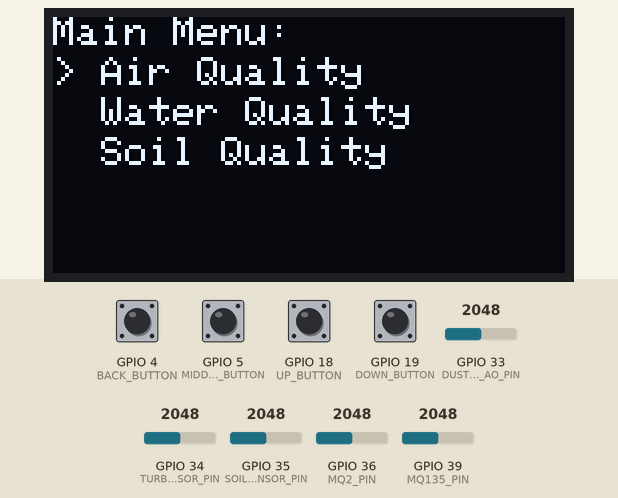
Recording of a sketch running on a simulated ESP32. On the bench: 128×64 one-colour display. The inputs (shaded band) are chosen by the test bench; at power-on: GPIO 4 (BACK_BUTTON), GPIO 5 (MIDDLE_BUTTON), GPIO 18 (UP_BUTTON), GPIO 19 (DOWN_BUTTON) HIGH, GPIO 33 (DUST_SENSOR_AO_PIN) = 2048, GPIO 34 (TURBIDITY_SENSOR_PIN) = 2048, GPIO 35 (SOIL_MOISTURE_SENSOR_PIN) = 2048, GPIO 36 (MQ2_PIN) = 2048, GPIO 39 (MQ135_PIN) = 2048. WiFi joins after 1.5 s; servers stay silent unless stated.

Above: at 6.1 s.
6.2 s: GPIO 19 (DOWN_BUTTON) pulled LOW for 1 s
At 6.38 s:
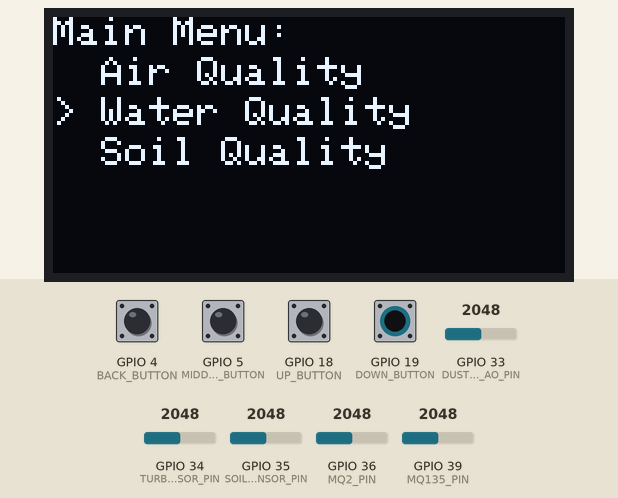
8.7 s: GPIO 18 (UP_BUTTON) pulled LOW for 1 s
At 8.88 s:
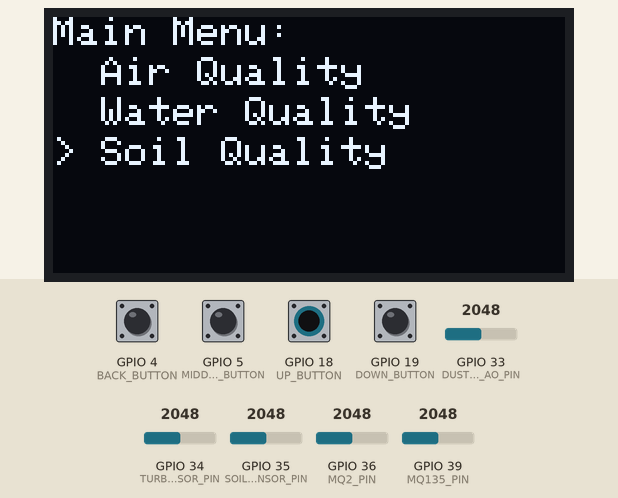
11.2 s: GPIO 5 (MIDDLE_BUTTON) pulled LOW for 0.15 s
At 12.5 s:
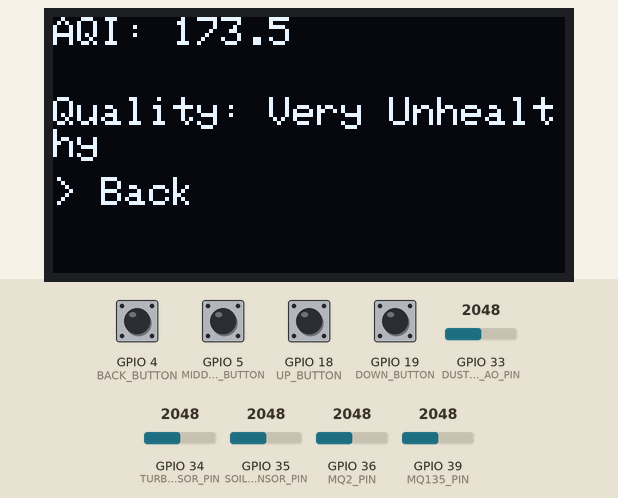
13.0 s: GPIO 33 (DUST_SENSOR_AO_PIN) set to 2866
At 14.7 s:
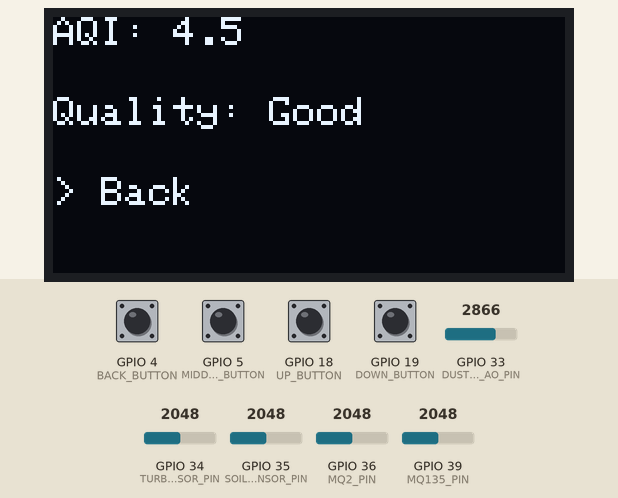
15.0 s: GPIO 33 (DUST_SENSOR_AO_PIN) set to 2356
16.8 s: GPIO 33 (DUST_SENSOR_AO_PIN) set to 2230
At 18.0 s:
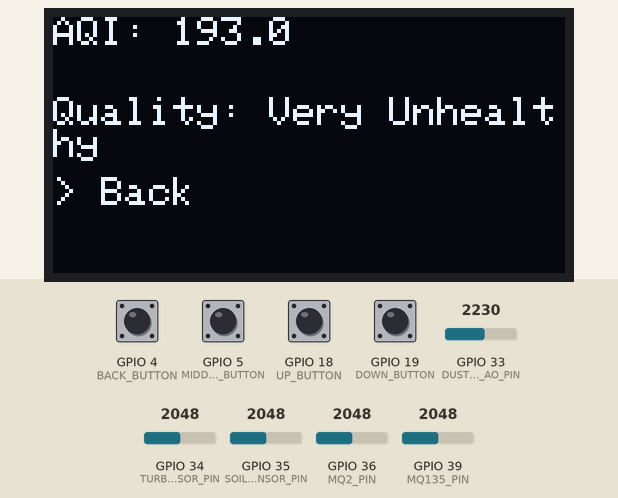
Timing chart, 0 to 19.8 s (numbered marks = the images above; inputs shaded):
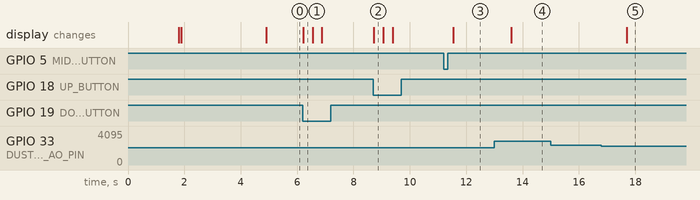

The sketch:

Env_Pollution_Detect_esp_32.ino
```cpp
#define BLYNK_TEMPLATE_ID "TMPL684fAqtpL"
#define BLYNK_TEMPLATE_NAME "Environmental Pollution Detection System"
#define BLYNK_AUTH_TOKEN "kOW5sSmJnb1Ij71p3ReKJvhI066o974l"

#define BLYNK_PRINT Serial
#include <WiFi.h>
#include <BlynkSimpleEsp32.h>

char auth[] = BLYNK_AUTH_TOKEN;

char ssid[] = "Amal";        // type your wifi name
char pass[] = "ap1484480@";  // type your wifi password

#include <SPI.h>
#include <Wire.h>
#include <Adafruit_GFX.h>
#include <Adafruit_SH110X.h>
#include "DHT.h"

// OLED Display Setup
#define i2c_Address 0x3c
#define SCREEN_WIDTH 128
#define SCREEN_HEIGHT 64
#define OLED_RESET -1
Adafruit_SH1106G display(SCREEN_WIDTH, SCREEN_HEIGHT, &Wire, OLED_RESET);

// Button Pins for Navigation
#define UP_BUTTON 18
#define DOWN_BUTTON 19
#define MIDDLE_BUTTON 5
#define BACK_BUTTON 4

// Variables for Menu Navigation
int currentMenu = 0;  // 0: Main Menu, 1: Air Quality, 2: Water Quality, 3: Soil Quality
int selectedSubPart = 0;

void setup() {
  // Initialize Serial Communication
  Serial.begin(115200);

  Blynk.begin(auth, ssid, pass);
  // Initialize OLED Display
  if (!display.begin(i2c_Address, true)) {
    while (true)
      ;  // Loop forever if display initialization fails
  }
  display.clearDisplay();
  display.setTextSize(1);
  display.setTextColor(SH110X_WHITE);
  display.display();

  showWelcomeScreen();  // Show Welcome Message

  // Initialize Buttons
  pinMode(UP_BUTTON, INPUT_PULLUP);
  pinMode(DOWN_BUTTON, INPUT_PULLUP);
  pinMode(MIDDLE_BUTTON, INPUT_PULLUP);
  pinMode(BACK_BUTTON, INPUT_PULLUP);

  // Show Main Menu
  showMainMenu();
}

void loop() {
  Blynk.run();

  // Continuous data transmission to Blynk cloud
  sendContinuousDataToBlynk();

  if (currentMenu == 0) {  // Main Menu Logic
    if (digitalRead(UP_BUTTON) == LOW) {
      selectedSubPart = max(0, selectedSubPart - 1);
      showMainMenu();
      delay(300);  // Debounce
    }

    if (digitalRead(DOWN_BUTTON) == LOW) {
      selectedSubPart = min(3, selectedSubPart + 1);  // 4 options (0-3)
      showMainMenu();
      delay(300);  // Debounce
    }

    if (digitalRead(MIDDLE_BUTTON) == LOW) {
      currentMenu = selectedSubPart + 1;  // Enter Subpart
      delay(300);                         // Debounce
    }

    if (digitalRead(BACK_BUTTON) == LOW) {
      showMainMenu();  // Back to Main Menu
      delay(300);      // Debounce
    }
  } else {
    // Subpart Logic
    if (currentMenu == 1) {         // Air Quality
      airQualityMeasure();          // Continuously measure
    } else if (currentMenu == 2) {  // Water Quality
      waterQualityMeasure();        // Continuously measure
    } else if (currentMenu == 3) {  // Soil Quality
      soilQualityMeasure();         // Continuously measure
    }

    if (digitalRead(BACK_BUTTON) == LOW) {
      currentMenu = 0;  // Return to Main Menu
      showMainMenu();
      delay(300);  // Debounce
    }
  }
}

void sendContinuousDataToBlynk() {
  static unsigned long lastSendTime = 0;
  const unsigned long sendInterval = 1000;  // Interval for sending data (1 second)

  // Only send data at the specified interval
  if (millis() - lastSendTime >= sendInterval) {
    lastSendTime = millis();

    // Air Quality Data
    float AQI, NH3, NOX, CO2, Benzene, SO2, CH4, LPG, Propane, H2, CO, Smoke, Alcohol, dustDensity;
    calculateAQI(AQI, NH3, NOX, CO2, Benzene, SO2, CH4, LPG, Propane, H2, CO, Smoke, Alcohol, dustDensity);
    Blynk.virtualWrite(V0, AQI);  // Replace V1 with the appropriate Blynk virtual pin

    // Water Quality Data
    float turbidity = 0.00;
    turbidity = measureTurbidity();  // Example function to calculate turbidity
    Blynk.virtualWrite(V1, turbidity);  // Replace V3 with the appropriate Blynk virtual pin

    // Soil Quality Data
    float soilMoisture = 0.00;
    soilMoisture = measureSoilMoisture();  // Example function to calculate soil moisture
    Blynk.virtualWrite(V2, soilMoisture);  // Replace V4 with the appropriate Blynk virtual pin
  }
}

// Show Welcome Screen
void showWelcomeScreen() {
  display.clearDisplay();
  display.setCursor(0, 20);
  display.print("Welcome to");
  display.setCursor(0, 30);
  display.print("Environmental Pollution");
  display.setCursor(0, 40);
  display.print("Detection System");
  display.display();
  delay(3000);
}

// Show Main Menu

void showMainMenu() {
  display.clearDisplay();
  display.setCursor(0, 0);
  display.print("Main Menu:");

  display.setCursor(0, 10);
  display.print(selectedSubPart == 0 ? "> Air Quality" : "  Air Quality");

  display.setCursor(0, 20);
  display.print(selectedSubPart == 1 ? "> Water Quality" : "  Water Quality");

  display.setCursor(0, 30);
  display.print(selectedSubPart == 2 ? "> Soil Quality" : "  Soil Quality");

  display.display();
}
```

air_pollution.ino
```cpp
#include <Wire.h>
#include <Adafruit_GFX.h>
#include <Adafruit_SH110X.h>

// OLED display setup
extern Adafruit_SH1106G display;

// Sensor pins for ESP-32
#define MQ135_PIN 39     // Assigning to ADC1 channel (GPIO34)
#define MQ2_PIN 36       // Assigning to ADC1 channel (GPIO35)
#define DUST_SENSOR_LED_PIN 32  // Assign a digital pin
#define DUST_SENSOR_AO_PIN 33   // Assign a digital pin for dust sensor analog out

// Factors for gases (MQ135 and MQ2)
#define NH3_FACTOR 0.2
#define NOX_FACTOR 0.3
#define CO2_FACTOR 0.4
#define BENZENE_FACTOR 0.5
#define SO2_FACTOR 0.6
#define CH4_FACTOR 0.25
#define LPG_FACTOR 0.30
#define PROPANE_FACTOR 0.35
#define H2_FACTOR 0.40
#define CO_FACTOR 0.55
#define SMOKE_FACTOR 0.45
#define ALCOHOL_FACTOR 0.50

// Dust sensor constants
#define VOC 0.6    // Adjust this based on calibration
#define SLOPE 0.5  // Adjust this based on calibration

// Function to calculate AQI and sensor values
void calculateAQI(float &AQI, float &NH3, float &NOX, float &CO2, float &Benzene, float &SO2,
                  float &CH4, float &LPG, float &Propane, float &H2, float &CO, float &Smoke,
                  float &Alcohol, float &dustDensity) {
  // MQ135 readings
  int mq135Raw = analogRead(MQ135_PIN);
  float RS_MQ135 = mq135Raw * (3.3 / 4095.0);
  NH3 = RS_MQ135 * NH3_FACTOR;
  NOX = RS_MQ135 * NOX_FACTOR;
  CO2 = RS_MQ135 * CO2_FACTOR;
  Benzene = RS_MQ135 * BENZENE_FACTOR;
  SO2 = RS_MQ135 * SO2_FACTOR;

  // MQ2 readings
  int mq2Raw = analogRead(MQ2_PIN);
  float RS_MQ2 = mq2Raw * (3.3 / 4095.0);
  CH4 = RS_MQ2 * CH4_FACTOR;
  LPG = RS_MQ2 * LPG_FACTOR;
  Propane = RS_MQ2 * PROPANE_FACTOR;
  H2 = RS_MQ2 * H2_FACTOR;
  CO = RS_MQ2 * CO_FACTOR;
  Smoke = RS_MQ2 * SMOKE_FACTOR;
  Alcohol = RS_MQ2 * ALCOHOL_FACTOR;

  // Dust sensor readings
  digitalWrite(DUST_SENSOR_LED_PIN, LOW);
  delayMicroseconds(280);
  int dustRaw = analogRead(DUST_SENSOR_AO_PIN);
  delayMicroseconds(40);
  digitalWrite(DUST_SENSOR_LED_PIN, HIGH);
  float dustVoltage = dustRaw * (3.3 / 4095.0);
  dustDensity = (dustVoltage - VOC) / SLOPE * 100.0;

  // Breakpoint tables for each pollutant (example values, replace with official data)
  const float NH3_Breakpoints[][4] = {{0, 200, 0, 50}, {200, 400, 51, 100}, {400, 800, 101, 200}};
  const float NOX_Breakpoints[][4] = {{0, 100, 0, 50}, {100, 200, 51, 100}, {200, 400, 101, 200}};
  const float CO2_Breakpoints[][4] = {{0, 5000, 0, 50}, {5000, 10000, 51, 100}, {10000, 20000, 101, 200}};
  const float Benzene_Breakpoints[][4] = {{0, 50, 0, 50}, {50, 100, 51, 100}, {100, 200, 101, 200}};
  const float SO2_Breakpoints[][4] = {{0, 100, 0, 50}, {100, 200, 51, 100}, {200, 400, 101, 200}};
  const float CH4_Breakpoints[][4] = {{0, 100, 0, 50}, {100, 200, 51, 100}, {200, 400, 101, 200}};
  const float LPG_Breakpoints[][4] = {{0, 100, 0, 50}, {100, 200, 51, 100}, {200, 400, 101, 200}};
  const float Propane_Breakpoints[][4] = {{0, 100, 0, 50}, {100, 200, 51, 100}, {200, 400, 101, 200}};
  const float H2_Breakpoints[][4] = {{0, 100, 0, 50}, {100, 200, 51, 100}, {200, 400, 101, 200}};
  const float CO_Breakpoints[][4] = {{0, 10, 0, 50}, {10, 20, 51, 100}, {20, 30, 101, 200}};
  const float Smoke_Breakpoints[][4] = {{0, 100, 0, 50}, {100, 200, 51, 100}, {200, 400, 101, 200}};
  const float Alcohol_Breakpoints[][4] = {{0, 100, 0, 50}, {100, 200, 51, 100}, {200, 400, 101, 200}};
  const float Dust_Breakpoints[][4] = {{0, 50, 0, 50}, {51, 100, 51, 100}, {101, 250, 101, 200}};

  // Helper function to calculate sub-index
  auto calculateSubIndex = [](float C, const float breakpoints[][4], int rows) {
    for (int i = 0; i < rows; ++i) {
      if (C >= breakpoints[i][0] && C <= breakpoints[i][1]) {
        return (breakpoints[i][3] - breakpoints[i][2]) / (breakpoints[i][1] - breakpoints[i][0]) *
                   (C - breakpoints[i][0]) +
               breakpoints[i][2];
      }
    }
    return 0.0f;  // Return 0 if out of range
  };

  // Calculate sub-indices
  float NH3_AQI = calculateSubIndex(NH3, NH3_Breakpoints, 3);
  float NOX_AQI = calculateSubIndex(NOX, NOX_Breakpoints, 3);
  float CO2_AQI = calculateSubIndex(CO2, CO2_Breakpoints, 3);
  float Benzene_AQI = calculateSubIndex(Benzene, Benzene_Breakpoints, 3);
  float SO2_AQI = calculateSubIndex(SO2, SO2_Breakpoints, 3);
  float CH4_AQI = calculateSubIndex(CH4, CH4_Breakpoints, 3);
  float LPG_AQI = calculateSubIndex(LPG, LPG_Breakpoints, 3);
  float Propane_AQI = calculateSubIndex(Propane, Propane_Breakpoints, 3);
  float H2_AQI = calculateSubIndex(H2, H2_Breakpoints, 3);
  float CO_AQI = calculateSubIndex(CO, CO_Breakpoints, 3);
  float Smoke_AQI = calculateSubIndex(Smoke, Smoke_Breakpoints, 3);
  float Alcohol_AQI = calculateSubIndex(Alcohol, Alcohol_Breakpoints, 3);
  float Dust_AQI = calculateSubIndex(dustDensity, Dust_Breakpoints, 3);

  // Determine overall AQI (maximum of sub-indices)
  AQI = max({NH3_AQI, NOX_AQI, CO2_AQI, Benzene_AQI, SO2_AQI, CH4_AQI,
             LPG_AQI, Propane_AQI, H2_AQI, CO_AQI, Smoke_AQI, Alcohol_AQI, Dust_AQI});
}

// Function to display AQI data on the OLED
void displayAQIData(float AQI, float NH3, float NOX, float CO2, float Benzene, float SO2,
                    float CH4, float LPG, float Propane, float H2, float CO, float Smoke,
                    float Alcohol, float dustDensity, bool showData) {
  display.clearDisplay();

  if (showData) {
    // Main AQI display
    display.setTextSize(1);
    display.setTextColor(SH110X_WHITE);
    display.setCursor(0, 0);
    display.print("AQI: ");
    display.println(AQI, 1);

    display.setTextSize(1);
    display.setCursor(0, 20);
    if (AQI <= 50) display.println("Quality: Good");
    else if (AQI <= 100) display.println("Quality: Moderate");
    else if (AQI <= 150) display.println("Quality: Unhealthy");
    else if (AQI <= 200) display.println("Quality: Very Unhealthy");
    else display.println("Quality: Hazardous");

    display.setTextSize(1);
    display.setTextColor(SH110X_WHITE);
    display.setCursor(0, 40);
    display.println("> Back");
  }
  display.display();
}

void airQualityMeasure() {
  while (currentMenu == 1) {  // Stay in Air Quality mode until "Back" is pressed
    // Check if "Back" button is pressed
    if (digitalRead(BACK_BUTTON) == LOW) {
      currentMenu = 0;  // Return to Main Menu
      showMainMenu();
      delay(300);  // Debounce
      break;  // Exit the loop
    }

    // Declare variables to store AQI and sensor readings
    float AQI = 0;
    float NH3, NOX, CO2, Benzene, SO2, CH4, LPG, Propane, H2, CO, Smoke, Alcohol, dustDensity;

    // Calculate AQI and sensor data
    calculateAQI(AQI, NH3, NOX, CO2, Benzene, SO2, CH4, LPG, Propane, H2, CO, Smoke, Alcohol, dustDensity);

    // Display the AQI data on the OLED
    displayAQIData(AQI, NH3, NOX, CO2, Benzene, SO2, CH4, LPG, Propane, H2, CO, Smoke, Alcohol, dustDensity, true);

    delay(1000);  // Small delay for readability and to reduce excessive updates
  }
}
```

soil_condition.ino
```cpp
#include <Adafruit_SH110X.h>

extern Adafruit_SH1106G display;

// Soil Moisture Sensor Pins (for ESP-32, using suitable GPIO pins)
//#define SENSOR_POWER_PIN 23  // Example pin for power control, change as needed
#define SOIL_MOISTURE_SENSOR_PIN 35  // Example analog pin, change as needed

// Soil moisture thresholds (in VWC percentage)
const int SOIL_MOISTURE_THRESHOLDS[] = { 15, 30, 60, 85 };  // Dry, Moist, Wet, Very Wet

// Function to measure soil moisture
float measureSoilMoisture() {
  //digitalWrite(SENSOR_POWER_PIN, HIGH);  // Turn the sensor ON
  delay(10);  // Allow power to settle

  int sensorValue = analogRead(SOIL_MOISTURE_SENSOR_PIN);  // Read the soil moisture sensor value
  //digitalWrite(SENSOR_POWER_PIN, LOW);   // Turn the sensor OFF

  // ESP-32 uses 12-bit ADC, so the range is from 0 to 4095
  float voltage = sensorValue * (3.3 / 4095.0);  // Convert to voltage
  float soilMoisture = (voltage - 0.5) * 100.0;  // Adjust based on sensor calibration

  return soilMoisture;  // Return soil moisture in VWC percentage
}

void displaySoilCondition(float soilMoisture) {

  // Display soil moisture value
  display.clearDisplay();
  display.setCursor(0, 0);
  display.print("Moist: ");
  display.print(soilMoisture, 2);
  display.print(" %");

  // Show soil state based on soil moisture value
  display.setCursor(0, 20);
  if (soilMoisture <= SOIL_MOISTURE_THRESHOLDS[0]) display.println("State: Dry");
  else if (soilMoisture <= SOIL_MOISTURE_THRESHOLDS[1]) display.println("State: Moist");
  else if (soilMoisture <= SOIL_MOISTURE_THRESHOLDS[2]) display.println("State: Wet");
  else display.println("State: Very Wet");

  display.setTextSize(1);
  display.setTextColor(SH110X_WHITE);
  display.setCursor(0, 40);
  display.println("> Back");

  display.display();
}

// Function to display soil quality on the OLED
void soilQualityMeasure() {

  while (currentMenu == 3) {  // Stay in Water Quality mode until "Back" is pressed
    // Check if "Back" button is pressed
    if (digitalRead(BACK_BUTTON) == LOW) {
      currentMenu = 0;  // Return to Main Menu
      showMainMenu();
      delay(300);  // Debounce
      break;       // Exit the loop
    }

    float soilMoisture = 0.00;
    soilMoisture = measureSoilMoisture();  // Measure soil moisture

    displaySoilCondition(soilMoisture);  // Display soil moisture value

    delay(1000);  // Wait for 1 second before finishing
  }
  // Return to the main menu or display (implement logic for the "back" button if needed)
}
```

water_pollution.ino
```cpp
#include <Adafruit_SH110X.h>

extern Adafruit_SH1106G display;
// Turbidity Sensor Pin (for ESP-32, using a suitable analog pin)
#define TURBIDITY_SENSOR_PIN 34  // Example pin, change as necessary

// Function to measure turbidity
float measureTurbidity() {
  float sensorValue = analogRead(TURBIDITY_SENSOR_PIN);  // Read the turbidity sensor value
  float turbidity = map(sensorValue, 0, 1500, 100, 0);   // Adjust based on sensor calibration (ESP-32 uses 12-bit ADC)

  return turbidity;
}

void displayWaterTurbidity(float turbidity) {

  // Display turbidity value
  display.clearDisplay();
  display.setCursor(0, 0);
  display.print("Tbdty: ");
  display.print(turbidity, 2);
  display.print(" NTU");

  // Show water quality state based on turbidity value
  display.setCursor(0, 20);
  if (turbidity <= 20) display.println("State: Good");
  else if (turbidity <= 50) display.println("State: Moderate");
  else if (turbidity <= 80) display.println("State: Poor");
  else display.println("State: Very Poor");

  display.setTextSize(1);
  display.setTextColor(SH110X_WHITE);
  display.setCursor(0, 40);
  display.println("> Back");

  display.display();

}

// Main water quality measurement function
void waterQualityMeasure() {
  while (currentMenu == 2) {  // Stay in Water Quality mode until "Back" is pressed
    // Check if "Back" button is pressed
    if (digitalRead(BACK_BUTTON) == LOW) {
      currentMenu = 0;  // Return to Main Menu
      showMainMenu();
      delay(300);  // Debounce
      break;       // Exit the loop
    }
    float turbidity = 0.00;
    turbidity = measureTurbidity(); // Measure turbidity

    displayWaterTurbidity(turbidity); // Display turbidity value

    delay(1000);
  }
  // Return to the main menu or display (implement logic for the "back" button if needed)
}
```

Measured:
- the behaviour switches between 2296 and 2295 on GPIO 33 (DUST_SENSOR_AO_PIN) (found by bisection; images 4 and 5)
- after the input at 6.2 s, the display: changes at once (image 1)
- after the input at 8.7 s, the display: changes at once (image 2)
- after the input at 11.2 s, the display: changes after 0.34 s (image 3)
- after the input at 13.0 s, the display: changes after 0.59 s (image 4)
- after the input at 15.0 s, every drawn part: stays the same
- after the input at 16.8 s, the display: changes after 0.90 s (image 5)
